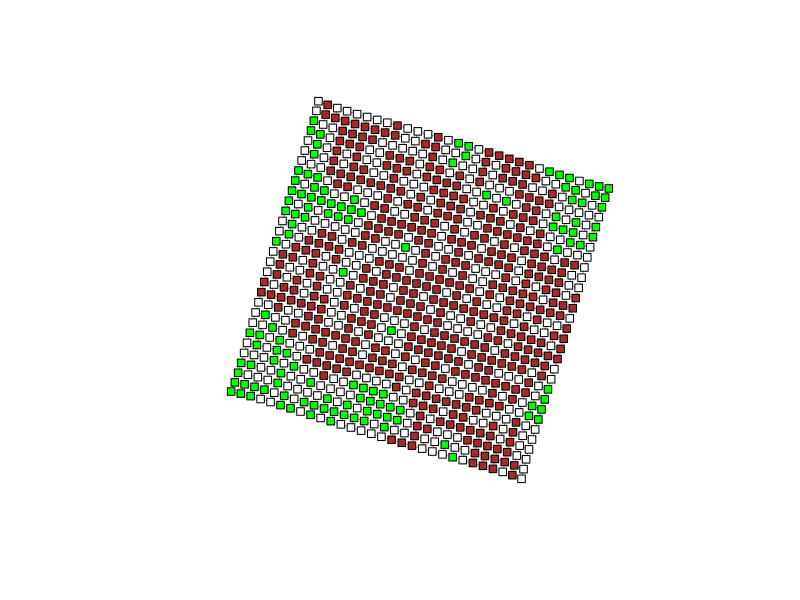
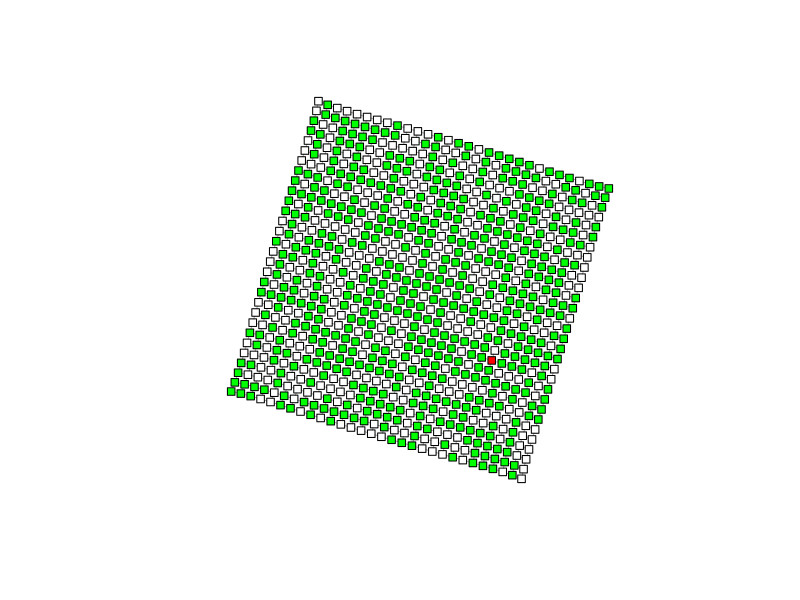

Generate these figures, in order, with R:
### Making Percolation Networks!!
library(igraph)
library(tidyverse)
# Decided to try to find at what percentage of forest density do forest fires reach an equilibria

simulations = 1
N = 30 # where N is length of lattice side
percent_alive <- seq(.5,.6, by = 0.1) # living tree proportion
# N^2 amount of nodes, round() rounds a decimal point to the nearest 
# whole number, as we dont want a node to be partially colored, rounded to 0 decimals

# TEST VARIABLE GOES HERE
test_var <- percent_alive

# Set up data collection
fire_data <- tibble()



for (sim in 1:simulations) { # start multiple sim
  sim = sim
  for (var in seq_along(test_var)) { # start 1 var model run
    
    tryCatch({
      # set up tested param 
      
      percent_alive <- test_var[var]
      Alive <- sample(1:N^2, round(N^2 * percent_alive, 0)) # these vertices will be green, 
    }, error=function(e){cat("ERROR in SET PARAMS:",conditionMessage(e), "\n")})
    
    #------------------ Make a lattice (forest) 
    g <- make_lattice(dim = 2, length = N) # dim = , nei =, circular = ,
    
    set.vertex.attribute(g, name = 'col', value = 'white')
    
    g <- set.vertex.attribute(g, 'col', index = Alive, value = 'green')
    # plot(g, vertex.color = V(g)$col, vertex.shape = 'square', vertex.label = '', vertex.size = 3)
    
    node_mid = sample(V(g))[1] # starting the fire
    V(g)$col[node_mid] = 'red' 
    
    q <- g
    
    # ---------------- Geting a fire to percolate through a forest
    f <- g
    
    # Set up internal data collection
    
    time = 0
    tree_counts <- tibble(prop_alive = percent_alive,
                          alive = length(which(V(f)$col == 'green')),
                          onfire = length(which(V(f)$col == 'red')),
                          dead = length(which(V(f)$col == 'black')), 
                          time = time, 
                          sim = sim)
    
    tryCatch({ 
      a <- which(V(f)$col == 'red') # makes a list of WHICh vertex IDS are red
      while(length(a)>0) { # When the list of Vertex IDS is more than 0, SO WHEN there are alive trees on the edge
        time = time + 1
        for( ind in 1:length(a)) { # for each in the list of Vertex IDs
          verts <- a[ind] # assign the vertex to a variable
          neigh <- neighbors(f, verts) # finds neighbors of the the vertex IDS, neighbors(graph, vertex)
          if(length(which(V(f)[neigh]$col == 'green')) > 0) { #
            liveTreeNeigh <- neigh[which(V(f)[neigh]$col == 'green')] # 
            V(f)[liveTreeNeigh]$col = 'red' # makes alive neigh red
          }
          V(f)[a]$col = "brown" # sets the burned individuals to brown
        }
        a = which(V(f)$col == 'red') # saves a list of individuals that are on fire 
        tree_counts <- tree_counts %>%
          add_row(prop_alive = percent_alive,
                  alive = length(which(V(f)$col == 'green')),
                  onfire = length(which(V(f)$col == 'red')),
                  dead = length(which(V(f)$col == 'brown')), 
                  time = time, 
                  sim = sim)
      }
    }, error=function(e){cat("ERROR in WHILE LOOP:",conditionMessage(e), "\n")})
    fire_data <- rbind(fire_data, tree_counts) 
    
  } # end 1 var model run
  fire_data <- rbind(fire_data, tree_counts) 
  
} # end multiple sims
plot(g, vertex.color = V(f)$col, layout = layout.kamada.kawai, vertex.shape = 'square', vertex.label = '', vertex.size = 4)

plot(q, vertex.color = V(q)$col, layout = layout.kamada.kawai, vertex.shape = 'square', vertex.label = '', vertex.size = 4)
